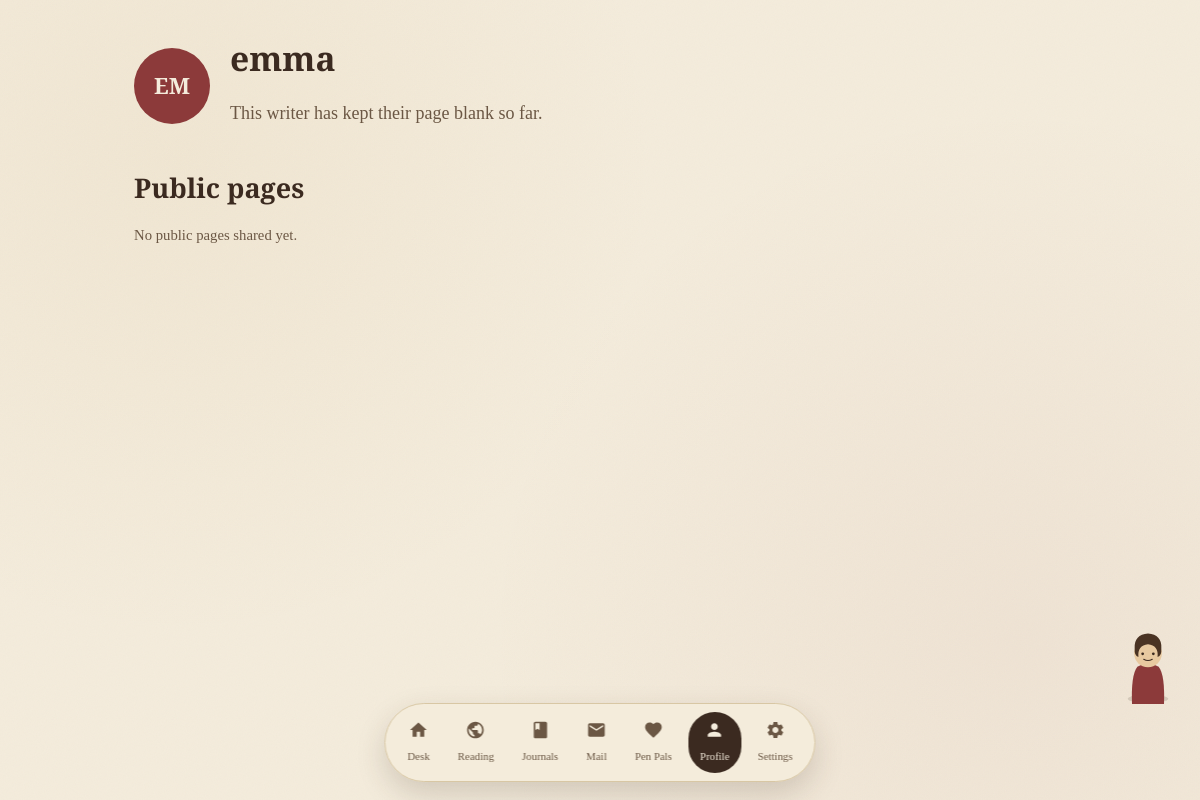
Screenshot of /profile/emma (signed in) with the database file from the repository.
### tables this page shows
CREATE TABLE users (
    id INTEGER PRIMARY KEY AUTOINCREMENT,
    username TEXT UNIQUE NOT NULL,
    email TEXT UNIQUE NOT NULL,
    password_hash TEXT NOT NULL,
    bio TEXT DEFAULT '',
    avatar_seed TEXT DEFAULT '',
    groq_api_key TEXT DEFAULT '',
    created_at TEXT NOT NULL
);

### app.py (the view)
@app.route("/profile/<username>")
@login_required
def profile(username):
    conn = db.get_db()
    user = conn.execute("SELECT * FROM users WHERE username = ?", (username,)).fetchone()
    if not user:
        conn.close()
        abort(404)
    me = current_user()
    journals = conn.execute(
        "SELECT * FROM journals WHERE user_id = ? AND visibility = 'public' ORDER BY created_at DESC",
        (user["id"],),
    ).fetchall()
    is_penpal = are_penpals(conn, me["id"], user["id"]) if me["id"] != user["id"] else False
    conn.close()
    return render_template("profile.html", profile_user=user, journals=journals, is_penpal=is_penpal)

### app.py (called while the page is built)
def current_user():
    if "user_id" not in session:
        return None
    try:
        conn = db.get_db()
        user = conn.execute("SELECT * FROM users WHERE id = ?", (session["user_id"],)).fetchone()
        conn.close()
        return user
    except sqlite3.OperationalError:
        db.init_db()
        try:
            conn = db.get_db()
            user = conn.execute("SELECT * FROM users WHERE id = ?", (session["user_id"],)).fetchone()
            conn.close()
            return user
        except sqlite3.OperationalError:
            return None

def login_required(view):
    @wraps(view)
    def wrapped(*args, **kwargs):
        if "user_id" not in session:
            flash("Please sign in to open your writing desk.", "info")
            return redirect(url_for("login"))
        if current_user() is None:
            session.clear()
            flash("Your session has expired. Please sign in again.", "info")
            return redirect(url_for("login"))
        return view(*args, **kwargs)
    return wrapped

@app.context_processor
def inject_globals():
    return {"me": current_user()}

### db.py (called while the page is built)
def get_db():
    conn = sqlite3.connect(DB_PATH)
    conn.row_factory = sqlite3.Row
    conn.execute("PRAGMA foreign_keys = ON")
    return conn

### templates/profile.html (shortened to what this page needs)
{% extends "base.html" %}
{% from "_letter_card.html" import letter_card %}
{% block content %}
<header class="profile-header">
  <div class="person-avatar person-avatar-large">{{ profile_user['avatar_seed'] or profile_user['username'][:2]|upper }}</div>
  <div>
    <h1 class="page-title">{{ profile_user['username'] }}</h1>
    <p class="profile-bio">{{ profile_user['bio'] or 'This writer has kept their page blank so far.' }}</p>
  </div>
</header>
<h2>Public pages</h2>
{% if journals %}
<div class="paper-scatter">
  {% for j in journals %}
    {{ letter_card(j) }}
  {% endfor %}
</div>
{% else %}
<p class="muted">No public pages shared yet.</p>
{% endif %}
{% endblock %}

### static/css/style.css (style rules this page uses)
:root { --paper: #f4ecdc; --paper-deep: #ecdfc4; --ink: #3b2a20; --ink-soft: #6b5744; --wax: #8c3a3a; --wax-bright: #a8493f; --gold: #b5893a; --sage: #7c8a6e; --line: #d8c7a4; --shadow: rgba(59, 42, 32, 0.18); --font-display: "Playfair Display", Georgia, serif; --font-body: "Crimson Text", Georgia, serif; --font-hand: "Caveat", cursive; --radius: 6px; }
* { box-sizing: border-box; }
html { scroll-behavior: smooth; }
body { margin: 0; min-height: 100vh; background: var(--paper); background-image: radial-gradient(circle at 15% 20%, rgba(181, 137, 58, 0.06), transparent 40%), radial-gradient(circle at 85% 80%, rgba(140, 58, 58, 0.05), transparent 45%); color: var(--ink); font-family: var(--font-body); font-size: 18px; line-height: 1.6; padding-bottom: 110px; }
h1, h2, h3 { font-family: var(--font-display); font-weight: 700; margin: 0 0 0.4em; }
.muted { color: var(--ink-soft); font-size: 0.92rem; }
.page-title { font-size: 2.1rem; }
.person-avatar { width: 48px; height: 48px; border-radius: 50%; background: var(--wax); color: var(--paper); display: flex; align-items: center; justify-content: center; font-family: var(--font-display); font-weight: 700; }
.person-avatar-large { width: 76px; height: 76px; font-size: 1.4rem; }
.profile-header { display: flex; gap: 20px; align-items: center; margin-bottom: 26px; flex-wrap: wrap; }
.profile-bio { color: var(--ink-soft); margin: 4px 0 12px; }

### rows the page displays
users: avatar_seed "EM", username "emma", bio "This writer has kept their page blank so far."
